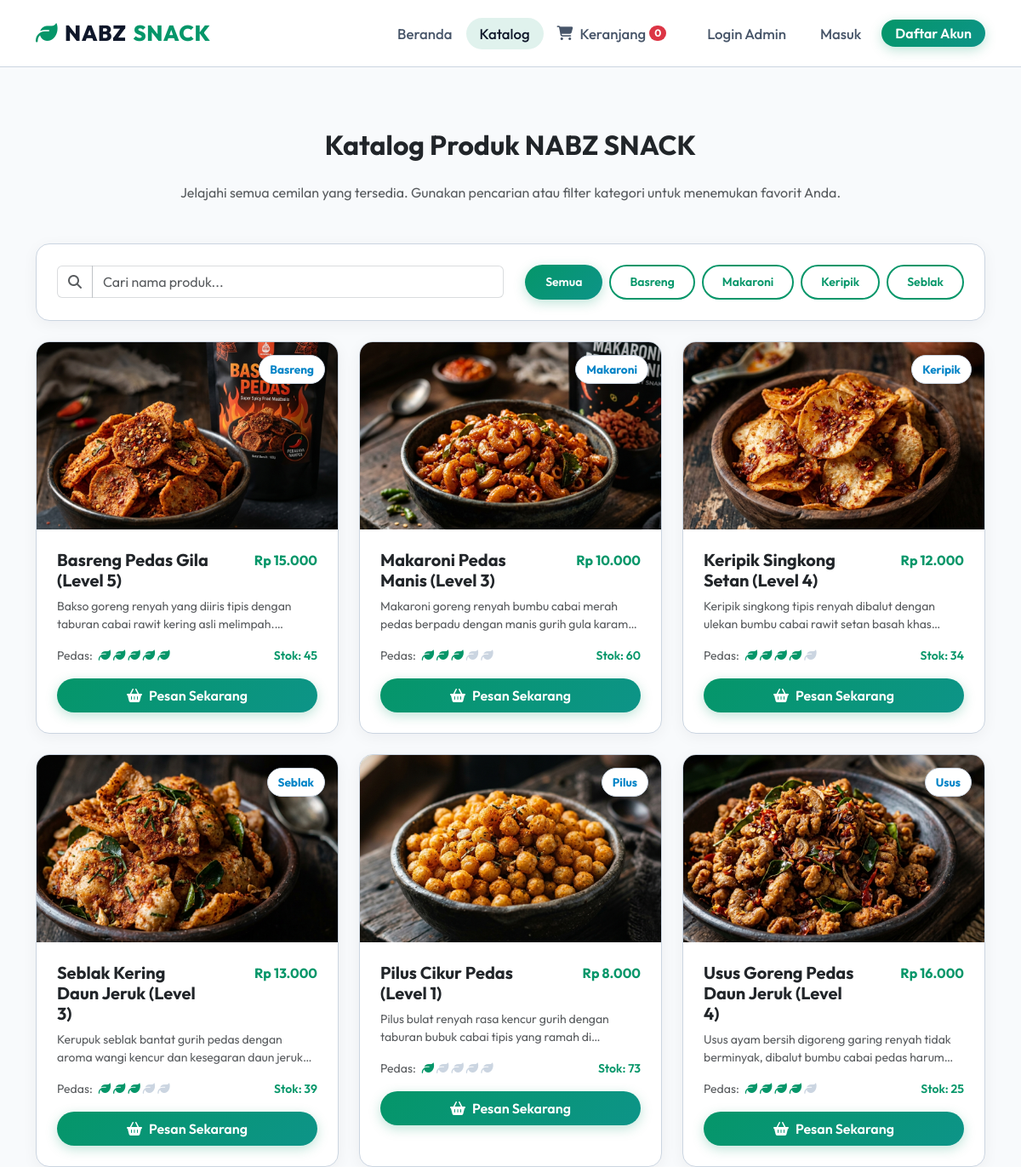
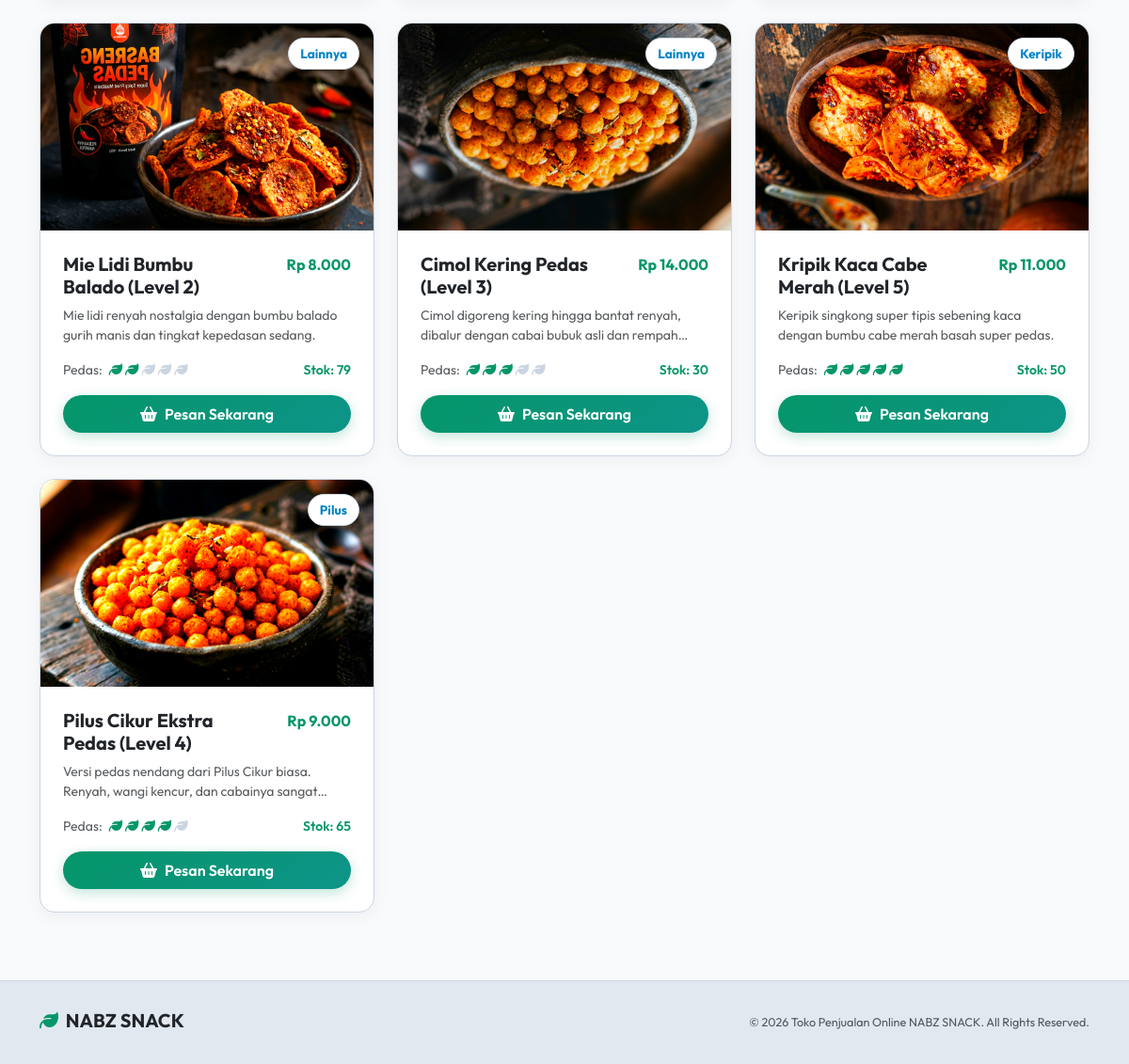
/catalog, run on the app's committed database (2 pictures, top to bottom).
### models.py (models this page shows, shortened)
class Product(db.Model):
    __tablename__ = 'products'
    id = db.Column(db.Integer, primary_key=True)
    name = db.Column(db.String(100), nullable=False)
    price = db.Column(db.Float, nullable=False)
    stock = db.Column(db.Integer, nullable=False, default=0)
    category = db.Column(db.String(50), nullable=False) # e.g. Makaroni, Keripik, Basreng, Seblak
    spicy_level = db.Column(db.Integer, nullable=False, default=1) # 1 - 5
    image_url = db.Column(db.String(255), nullable=True)
    description = db.Column(db.Text, nullable=True)
    transaction_items = db.relationship('TransactionItem', backref='product', lazy=True)

### app.py (the view)
@app.route('/catalog')
def catalog():
    products = Product.query.all()
    return render_template('catalog.html', products=products)

### app.py (called while the page is built)
@app.context_processor
def inject_cart_count():
    if 'user_id' in session:
        cart = Cart.query.filter_by(user_id=session['user_id']).first()
        if cart:
            total_items = sum(item.quantity for item in cart.items)
            return {'cart_count': total_items}
    return {'cart_count': 0}

### templates/catalog.html (shortened to what this page needs)
{% extends 'base.html' %}
{% block content %}
<div class="container py-5">
    <h2 class="text-center text-dark fw-bold mb-4">Katalog Produk NABZ SNACK</h2>
    <p class="text-center text-muted mb-5">Jelajahi semua cemilan yang tersedia. Gunakan pencarian atau filter kategori untuk menemukan favorit Anda.</p>
    <div class="card-premium p-4 mb-4">
        <div class="row g-3 align-items-center">
            <div class="col-md-6">
                <div class="input-group">
                    <span class="input-group-text bg-white border-secondary border-opacity-25 text-muted"><i class="fas fa-search"></i></span>
                    <input type="text" id="catalog-search" class="form-control bg-white text-dark border-secondary border-opacity-25" placeholder="Cari nama produk..." onkeyup="filterCatalogProducts()">
                </div>
            </div>
            <div class="col-md-6">
                <div class="d-flex flex-wrap gap-2 justify-content-md-end">
                    <button class="btn btn-sm btn-fire category-btn-catalog active" onclick="filterCatalogCategory('all', this)">Semua</button>
                    <button class="btn btn-sm btn-fire-outline category-btn-catalog" onclick="filterCatalogCategory('Basreng', this)">Basreng</button>
                    <button class="btn btn-sm btn-fire-outline category-btn-catalog" onclick="filterCatalogCategory('Makaroni', this)">Makaroni</button>
                    <button class="btn btn-sm btn-fire-outline category-btn-catalog" onclick="filterCatalogCategory('Keripik', this)">Keripik</button>
                    <button class="btn btn-sm btn-fire-outline category-btn-catalog" onclick="filterCatalogCategory('Seblak', this)">Seblak</button>
                </div>
            </div>
        </div>
    </div>
    <div class="row" id="catalog-products-grid">
        {% for prod in products %}
        <div class="col-lg-4 col-md-6 mb-4 catalog-product-item" data-name="{{ prod.name | lower }}" data-category="{{ prod.category }}">
            <div class="card-premium h-100">
                <div class="card-img-container">
                    <a href="{{ url_for('product_detail', product_id=prod.id) }}">
                        <img src="{{ prod.image_url or url_for('static', filename='images/demo_product.png') }}" class="card-img-premium" alt="{{ prod.name }}">
                    </a>
                    <span class="card-badge">{{ prod.category }}</span>
                </div>
                <div class="p-4 d-flex flex-column">
                    <div class="d-flex justify-content-between align-items-start mb-2">
                        <h5 class="text-dark fw-bold mb-0" style="max-width: 180px;">
                            <a href="{{ url_for('product_detail', product_id=prod.id) }}" class="text-decoration-none text-dark">{{ prod.name }}</a>
                        </h5>
                        <span class="text-success fw-bold fs-6">Rp {{ "{:,.0f}".format(prod.price).replace(',', '.') }}</span>
                    </div>
                    <p class="text-muted small mb-3" style="min-height: 40px; overflow:hidden; display:-webkit-box; -webkit-line-clamp:2; -webkit-box-orient:vertical;">
                        {{ prod.description or 'Cemilan pedas premium buatan lokal.' }}
                    </p>
                    <div class="d-flex justify-content-between align-items-center mt-auto mb-3">
                        <div class="spicy-level-indicator">
                            <span class="small text-muted me-1">Pedas:</span>
                             {% for i in range(1,6) %}
                                <i class="fas fa-leaf chili-icon {% if i <= prod.spicy_level %}active{% endif %}"></i>
                             {% endfor %}
                        </div>
                        <span class="small {% if prod.stock > 10 %}text-success{% elif prod.stock > 0 %}text-warning{% else %}text-danger{% endif %} fw-semibold">Stok: {{ prod.stock }}</span>
                    </div>
                    {% if prod.stock > 0 %}
                        <form action="{{ url_for('cart_add', product_id=prod.id) }}" method="POST" class="w-100">
                            <button type="submit" class="btn btn-fire w-100 py-2 d-flex align-items-center justify-content-center gap-2" title="Tambah Keranjang">
                                <i class="fas fa-shopping-basket"></i> Pesan Sekarang
                            </button>
                        </form>
                    {% else %}
                        <button class="btn btn-secondary w-100 py-2" disabled><i class="fas fa-times-circle me-1"></i>Stok Habis</button>
                    {% endif %}
                </div>
            </div>
        </div>
        {% endfor %}
    </div>
</div>
{% endblock %}

### templates/base.html (shortened to what this page needs)
<!DOCTYPE html>
<html lang="id">
<head>
    <link href="https://cdn.jsdelivr.net/npm/bootstrap@5.3.0/dist/css/bootstrap.min.css" rel="stylesheet">
    <link rel="stylesheet" href="https://cdnjs.cloudflare.com/ajax/libs/font-awesome/6.4.0/css/all.min.css">
    <link rel="stylesheet" href="{{ url_for('static', filename='css/style.css') }}">
</head>
<body>
    <nav class="navbar navbar-expand-lg navbar-custom navbar-light">
        <div class="container">
            <a class="navbar-brand navbar-brand-custom" href="{{ url_for('index') }}" id="nav-logo">
                <i class="fas fa-leaf text-success animate-pulse"></i> NABZ<span>SNACK</span>
            </a>
            <div class="collapse navbar-collapse" id="navbarNav">
                <ul class="navbar-nav ms-auto align-items-lg-center">
                    <li class="nav-item">
                        <a class="nav-link nav-link-custom {% if request.endpoint == 'index' %}active{% endif %}" href="{{ url_for('index') }}" id="nav-home">Beranda</a>
                    </li>
                    <li class="nav-item">
                        <a class="nav-link nav-link-custom {% if request.endpoint == 'catalog' %}active{% endif %}" href="{{ url_for('catalog') }}" id="nav-catalog">Katalog</a>
                    </li>
                    <li class="nav-item">
                        <a class="nav-link nav-link-custom {% if request.endpoint == 'cart_page' %}active{% endif %} d-inline-flex align-items-center gap-1" href="{{ url_for('cart_page') }}" id="nav-cart">
                            <i class="fas fa-shopping-cart me-1"></i>Keranjang
                            <span class="badge bg-danger rounded-pill" id="cart-count-badge" style="font-size: 0.75rem; padding: 0.25em 0.5em;">{{ cart_count }}</span>
                        </a>
                    </li>
                    {% if session.get('user_id') %}
                        {% if session.get('user_role') == 'admin' %}
                            <li class="nav-item">
                                <a class="nav-link nav-link-custom {% if 'admin' in request.path %}active{% endif %}" href="{{ url_for('admin_dashboard') }}" id="nav-admin-dash"><i class="fas fa-chart-line me-1"></i> Admin Panel</a>
                            </li>
                        {% elif session.get('user_role') == 'cashier' %}
                            <li class="nav-item">
                                <a class="nav-link nav-link-custom {% if 'cashier' in request.path %}active{% endif %}" href="{{ url_for('cashier_dashboard') }}" id="nav-cashier-dash"><i class="fas fa-cash-register me-1"></i> Kasir Panel</a>
                            </li>
                        {% else %}
                            <li class="nav-item">
                                <a class="nav-link nav-link-custom {% if 'customer' in request.path %}active{% endif %}" href="{{ url_for('customer_dashboard') }}" id="nav-customer-dash"><i class="fas fa-shopping-bag me-1"></i> Belanja</a>
                            </li>
                        {% endif %}
                        <li class="nav-item">
                            <a class="nav-link nav-link-custom {% if request.endpoint == 'profile' %}active{% endif %}" href="{{ url_for('profile') }}" id="nav-profile"><i class="fas fa-user-circle me-1"></i> Profil</a>
                        </li>
                        <li class="nav-item ms-lg-3 mt-2 mt-lg-0">
                            <a class="nav-link nav-link-custom text-danger fw-bold" href="{{ url_for('logout') }}"><i class="fas fa-sign-out-alt"></i> Keluar</a>
                        </li>
                    {% else %}
                        <li class="nav-item ms-lg-3 mt-2 mt-lg-0">
                            <a class="nav-link nav-link-custom {% if request.endpoint == 'admin_login' %}active{% endif %}" href="{{ url_for('admin_login') }}">Login Admin</a>
                        </li>
                        <li class="nav-item ms-lg-2 mt-2 mt-lg-0">
                            <a class="nav-link nav-link-custom {% if request.endpoint == 'login' %}active{% endif %}" href="{{ url_for('login') }}" id="nav-login">Masuk</a>
                        </li>
                        <li class="nav-item ms-lg-2 mt-2 mt-lg-0">
                            <a class="btn btn-fire py-1 px-3" href="{{ url_for('register') }}" id="nav-register">Daftar Akun</a>
                        </li>
                    {% endif %}
                </ul>
            </div>
        </div>
    </nav>
    <main class="flex-grow-1">
        {% block content %}{% endblock %}
    </main>
    <footer>
        <div class="container">
            <div class="row align-items-center">
                <div class="col-md-6 text-center text-md-start mb-3 mb-md-0">
                    <h5 class="text-dark fw-bold mb-1"><i class="fas fa-leaf text-success me-1"></i> NABZ SNACK</h5>
                </div>
                <div class="col-md-6 text-center text-md-end">
                    <p class="mb-0 small text-muted">&copy; 2026 Toko Penjualan Online NABZ SNACK. All Rights Reserved.</p>
                </div>
            </div>
        </div>
    </footer>
</body>
</html>

### static/css/style.css (style rules this page uses)
:root { --bg-dark: #f1f5f9; --bg-body: #f8fafc; --card-bg: #ffffff; --card-bg-hover: #f1f5f9; --glass-bg: rgba(255, 255, 255, 0.94); --primary-fire: #059669; --primary-fire-rgb: 5, 150, 105; --accent-red: #dc2626; --accent-gold: #d97706; --accent-orange: #0284c7; --text-light: #0f172a; --text-muted: #475569; --border-color: #cbd5e1; --border-hover: #94a3b8; --shadow-glow: 0 4px 18px 0 rgba(15, 23, 42, 0.05); --shadow-glow-intense: 0 8px 30px 0 rgba(15, 23, 42, 0.10); }
body { background-color: var(--bg-body); color: var(--text-light); font-family: 'Outfit', sans-serif; min-height: 100vh; display: flex; flex-direction: column; overflow-x: hidden; }
.navbar-custom { background: var(--glass-bg); backdrop-filter: blur(10px); -webkit-backdrop-filter: blur(10px); border-bottom: 1px solid var(--border-color); padding: 15px 0; z-index: 1000; }
.navbar-brand-custom { font-weight: 800; font-size: 1.6rem; color: var(--text-light) !important; letter-spacing: 0.5px; display: flex; align-items: center; gap: 8px; }
.navbar-brand-custom span { color: var(--primary-fire); text-shadow: none; }
.nav-link-custom { color: var(--text-muted) !important; font-weight: 500; font-size: 1.05rem; padding: 6px 16px !important; border-radius: 20px; transition: all 0.3s ease; }
.nav-link-custom:hover, .nav-link-custom.active { color: var(--text-light) !important; background: rgba(5, 150, 105, 0.12); text-shadow: none; }
.animate-pulse { animation: pulseFire 2s ease-in-out infinite; }
.card-premium { background: var(--card-bg); border: 1px solid var(--border-color); border-radius: 16px; box-shadow: var(--shadow-glow); transition: all 0.3s cubic-bezier(0.25, 0.8, 0.25, 1); overflow: hidden; height: 100%; color: var(--text-light); }
.card-img-container { position: relative; height: 220px; overflow: hidden; background-color: #f1f5f9; }
.card-img-premium { width: 100%; height: 100%; object-fit: cover; transition: transform 0.5s ease; }
.card-badge { position: absolute; top: 15px; right: 15px; background: #ffffff; border: 1px solid var(--border-color); padding: 6px 12px; border-radius: 20px; font-size: 0.85rem; font-weight: 700; color: #0284c7; box-shadow: 0 2px 8px rgba(0,0,0,0.06); }
.btn-fire { background: linear-gradient(135deg, #059669, #0d9488); border: none; color: #ffffff !important; font-weight: 600; padding: 10px 24px; border-radius: 25px; transition: all 0.3s ease; box-shadow: 0 4px 14px rgba(5, 150, 105, 0.25); }
.btn-fire-outline { background: transparent; border: 2px solid #059669; color: #059669 !important; font-weight: 600; padding: 8px 22px; border-radius: 25px; transition: all 0.3s ease; }
.spicy-level-indicator { display: inline-flex; gap: 3px; align-items: center; }
.chili-icon { font-size: 0.9rem; color: #cbd5e1; transition: color 0.3s ease; }
.chili-icon.active { color: #059669; }
footer { background: #e2e8f0; border-top: 1px solid var(--border-color); padding: 30px 0; color: var(--text-muted); font-size: 0.9rem; margin-top: auto; }
.text-success { color: #059669 !important; }

### data on the page
Product: image_url (picture), category "Basreng", name "Basreng Pedas Gila (Level 5)", price "15.000", description "Bakso goreng renyah yang diiris tipis dengan taburan cabai rawit kering asli…", spicy_level 5 (drawn), stock "45"
Product: image_url (picture), category "Makaroni", name "Makaroni Pedas Manis (Level 3)", price "10.000", description "Makaroni goreng renyah bumbu cabai merah pedas berpadu dengan manis gurih gula…", spicy_level 3 (drawn), stock "60"
Product: image_url (picture), category "Keripik", name "Keripik Singkong Setan (Level 4)", price "12.000", description "Keripik singkong tipis renyah dibalut dengan ulekan bumbu cabai rawit setan basah…", spicy_level 4 (drawn), stock "34"
Product: image_url (picture), category "Seblak", name "Seblak Kering Daun Jeruk (Level 3)", price "13.000", description "Kerupuk seblak bantat gurih pedas dengan aroma wangi kencur dan kesegaran daun…", spicy_level 3 (drawn), stock "39"
Product: image_url (picture), category "Pilus", name "Pilus Cikur Pedas (Level 1)", price "8.000", description "Pilus bulat renyah rasa kencur gurih dengan taburan bubuk cabai tipis yang ramah…", spicy_level 1 (drawn), stock "73"
Product: image_url (picture), category "Usus", name "Usus Goreng Pedas Daun Jeruk (Level 4)", price "16.000", description "Usus ayam bersih digoreng garing renyah tidak berminyak, dibalut bumbu cabai pedas…", spicy_level 4 (drawn), stock "25"
Product: image_url (picture), category "Lainnya", name "Mie Lidi Bumbu Balado (Level 2)", price "8.000", description "Mie lidi renyah nostalgia dengan bumbu balado gurih manis dan tingkat kepedasan sedang.", spicy_level 2 (drawn), stock "79"
Product: image_url (picture), category "Lainnya", name "Cimol Kering Pedas (Level 3)", price "14.000", description "Cimol digoreng kering hingga bantat renyah, dibalur dengan cabai bubuk asli dan…", spicy_level 3 (drawn), stock "30"
Product: image_url (picture), category "Keripik", name "Kripik Kaca Cabe Merah (Level 5)", price "11.000", description "Keripik singkong super tipis sebening kaca dengan bumbu cabe merah basah super pedas.", spicy_level 5 (drawn), stock "50"
Product: image_url (picture), category "Pilus", name "Pilus Cikur Ekstra Pedas (Level 4)", price "9.000", description "Versi pedas nendang dari Pilus Cikur biasa. Renyah, wangi kencur, dan cabainya…", spicy_level 4 (drawn), stock "65"

### other printed values
{{ cart_count }} "0"
